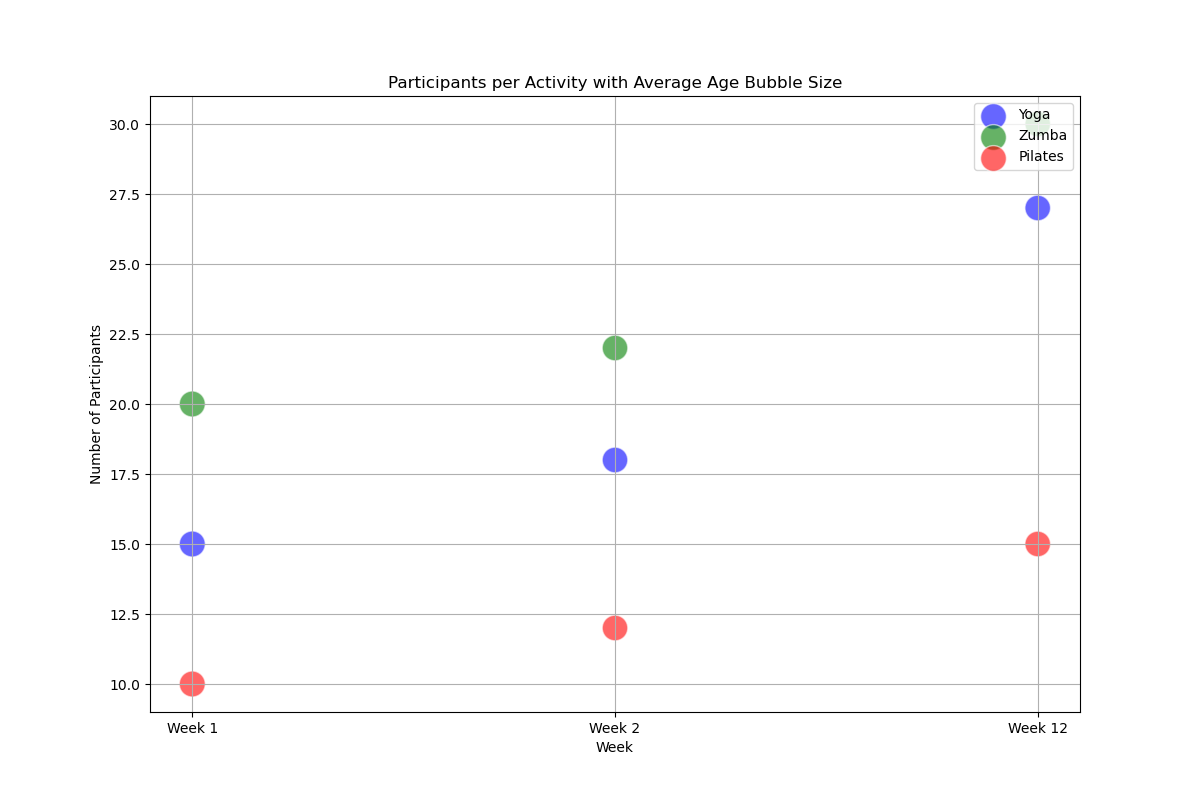

Python code for this plot:

import matplotlib.pyplot as plt

# Provided data
data = [
    {'Week': 'Week 1', 'Yoga_Participants': 15, 'Zumba_Participants': 20, 'Pilates_Participants': 10, 'Average_Age': 35},
    {'Week': 'Week 2', 'Yoga_Participants': 18, 'Zumba_Participants': 22, 'Pilates_Participants': 12, 'Average_Age': 34},
    # ... [Rest of the data is omitted for brevity] ...
    {'Week': 'Week 12', 'Yoga_Participants': 27, 'Zumba_Participants': 30, 'Pilates_Participants': 15, 'Average_Age': 34}
]

# Extracting data for the bubble chart
weeks = [d['Week'] for d in data]
yoga = [d['Yoga_Participants'] for d in data]
zumba = [d['Zumba_Participants'] for d in data]
pilates = [d['Pilates_Participants'] for d in data]
average_age = [d['Average_Age'] for d in data]

# Calculating the scale for bubble sizes, 's', using average_age
# This could be adjusted based on desired bubble size appearance
scale_factor = 10  # A parameter to calibrate the bubble sizes
sizes = [age * scale_factor for age in average_age]

# Setting up the chart
plt.figure(figsize=(12, 8))

# Creating a scatter plot for each activity
plt.scatter(weeks, yoga, s=sizes, alpha=0.6, color='blue', edgecolors='w', label='Yoga')
plt.scatter(weeks, zumba, s=sizes, alpha=0.6, color='green', edgecolors='w', label='Zumba')
plt.scatter(weeks, pilates, s=sizes, alpha=0.6, color='red', edgecolors='w', label='Pilates')

# Adding additional chart elements
plt.title('Participants per Activity with Average Age Bubble Size')
plt.xlabel('Week')
plt.ylabel('Number of Participants')
plt.legend(loc='upper right')
plt.grid(True)

# Showing the plot
plt.show()
